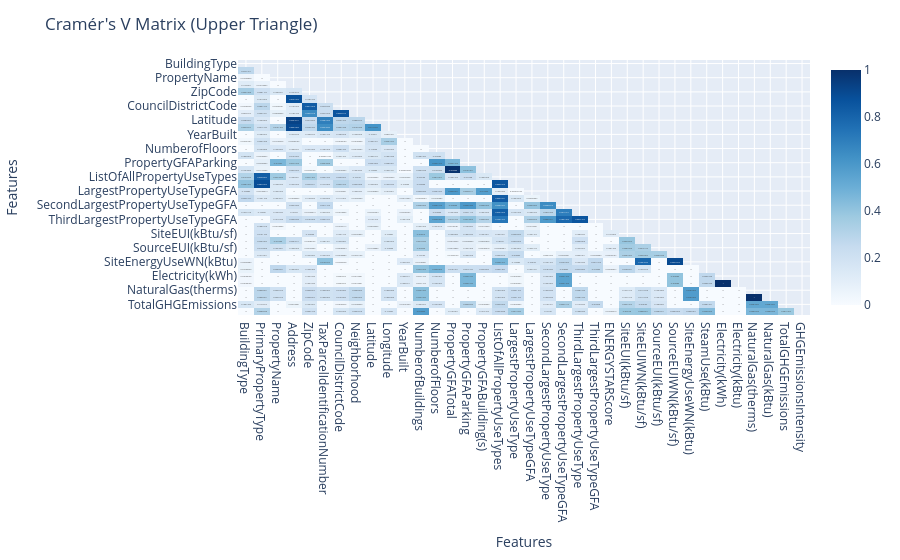

Source (notebook cell):
### Code cell
import numpy as np
import pandas as pd
import plotly.express as px
from scipy.stats import chi2_contingency

def identify_categorical_columns(df):
    return df.select_dtypes(include=['object', 'category']).columns.tolist()

def fill_missing_categorical(df, columns, placeholder='missing'):
    df_filled = df.copy()
    for column in columns:
        df_filled[column] = df_filled[column].fillna(placeholder)
    return df_filled

def cramers_v(confusion_matrix):
    chi2 = chi2_contingency(confusion_matrix)[0]
    n = confusion_matrix.values.sum()  
    phi2 = chi2 / n
    r, k = confusion_matrix.shape
    phi2corr = max(0, phi2 - ((k-1)*(r-1))/(n-1))
    rcorr = r - ((r-1)**2)/(n-1)
    kcorr = k - ((k-1)**2)/(n-1)
    return np.sqrt(phi2corr / min((kcorr-1), (rcorr-1)))

def calculate_cramers_v_matrix(df, columns):
    cramers_v_matrix = pd.DataFrame(index=columns, columns=columns)
    for col1 in columns:
        for col2 in columns:
            if col1 == col2:
                cramers_v_matrix.loc[col1, col2] = 1.0
            else:
                confusion_matrix = pd.crosstab(df[col1], df[col2])
                cramers_v_matrix.loc[col1, col2] = cramers_v(confusion_matrix)
    return cramers_v_matrix.astype(float)

def plot_cramers_v_matrix(cramers_v_matrix):
    mask = np.triu(np.ones_like(cramers_v_matrix, dtype=bool))
    cramers_v_matrix_masked = cramers_v_matrix.mask(mask)
    
    fig = px.imshow(cramers_v_matrix_masked, text_auto=True, aspect="auto", color_continuous_scale='Blues')
    fig.update_layout(title='Cramér\'s V Matrix (Upper Triangle)', xaxis_title='Features', yaxis_title='Features')
    fig.show()

# Cast all columns that are not already strings to strings
def cast_all_columns_to_string(df):
    for col in df.columns:
        if df[col].dtype != 'object':
            df[col] = df[col].astype(str)
    return df

# Filter out columns with only one unique value
def filter_single_value_columns(df):
    return [col for col in df.columns if df[col].nunique() > 1]


# Cast to string
df_cramer = cast_all_columns_to_string(df_cleaned)

# Identify categorical columns
categorical_columns = identify_categorical_columns(df_cramer)
print("Categorical Columns:", categorical_columns)

# Fill missing values in categorical columns
df_cramer = fill_missing_categorical(df_cramer, categorical_columns)
print("Filled DataFrame Columns:", df_cramer.columns)

df_cramer = df_cramer.drop(columns=['SiteEnergyUse(kBtu)'])

# Filter out columns with only one unique value
filtered_columns = filter_single_value_columns(df_cramer)
print("Filtered Columns:", filtered_columns)

# Calculate Cramér's V matrix
cramers_v_matrix = calculate_cramers_v_matrix(df_cramer, filtered_columns)
print("Cramér's V Matrix Columns:", cramers_v_matrix.columns)

# Plot Cramér's V matrix
plot_cramers_v_matrix(cramers_v_matrix)

def get_highly_correlated_features(cramers_v_matrix, threshold=0.8):
    correlated_features = []
    for col in cramers_v_matrix.columns:
        high_corr = cramers_v_matrix[col][cramers_v_matrix[col] > threshold]
        high_corr = high_corr[high_corr.index != col]
        for index, value in high_corr.items():
            correlated_features.append((col, index, value))
    return correlated_features

# Get highly correlated features
threshold = 0.8
highly_correlated_features = get_highly_correlated_features(cramers_v_matrix, threshold)

print("Highly correlated features (above threshold):")
for feature1, feature2, value in highly_correlated_features:
    print(f"{feature1} and {feature2}: {value}")

### Figure 1 — Plotly figure (JSON) as saved in the notebook; plotly's stock layout.template omitted (floating-point values rounded to 4 significant figures; data arrays with more than 128 entries replaced by an {"elided": "..."} marker saying what was removed)
{"data": [{"coloraxis": "coloraxis", "hovertemplate": "x: %{x}<br>y: %{y}<br>color: %{z}<extra></extra>", "name": "0", "texttemplate": "%{z}", "type": "heatmap", "x": ["BuildingType", "PrimaryPropertyType", "PropertyName", "Address", "ZipCode", "TaxParcelIdentificationNumber", "CouncilDistrictCode", "Neighborhood", "Latitude", "Longitude", "YearBuilt", "NumberofBuildings", "NumberofFloors", "PropertyGFATotal", "PropertyGFAParking", "PropertyGFABuilding(s)", "ListOfAllPropertyUseTypes", "LargestPropertyUseType", "LargestPropertyUseTypeGFA", "SecondLargestPropertyUseType", "SecondLargestPropertyUseTypeGFA", "ThirdLargestPropertyUseType", "ThirdLargestPropertyUseTypeGFA", "ENERGYSTARScore", "SiteEUI(kBtu/sf)", "SiteEUIWN(kBtu/sf)", "SourceEUI(kBtu/sf)", "SourceEUIWN(kBtu/sf)", "SiteEnergyUseWN(kBtu)", "SteamUse(kBtu)", "Electricity(kWh)", "Electricity(kBtu)", "NaturalGas(therms)", "NaturalGas(kBtu)", "TotalGHGEmissions", "GHGEmissionsIntensity"], "xaxis": "x", "y": ["BuildingType", "PrimaryPropertyType", "PropertyName", "Address", "ZipCode", "TaxParcelIdentificationNumber", "CouncilDistrictCode", "Neighborhood", "Latitude", "Longitude", "YearBuilt", "NumberofBuildings", "NumberofFloors", "PropertyGFATotal", "PropertyGFAParking", "PropertyGFABuilding(s)", "ListOfAllPropertyUseTypes", "LargestPropertyUseType", "LargestPropertyUseTypeGFA", "SecondLargestPropertyUseType", "SecondLargestPropertyUseTypeGFA", "ThirdLargestPropertyUseType", "ThirdLargestPropertyUseTypeGFA", "ENERGYSTARScore", "SiteEUI(kBtu/sf)", "SiteEUIWN(kBtu/sf)", "SourceEUI(kBtu/sf)", "SourceEUIWN(kBtu/sf)", "SiteEnergyUseWN(kBtu)", "SteamUse(kBtu)", "Electricity(kWh)", "Electricity(kBtu)", "NaturalGas(therms)", "NaturalGas(kBtu)", "TotalGHGEmissions", "GHGEmissionsIntensity"], "yaxis": "y", "z": {"elided": "36x36 float values"}}], "layout": {"coloraxis": {"colorscale": [[0, "rgb(247,251,255)"], [0.125, "rgb(222,235,247)"], [0.25, "rgb(198,219,239)"], [0.375, "rgb(158,202,225)"], [0.5, "rgb(107,174,214)"], [0.625, "rgb(66,146,198)"], [0.75, "rgb(33,113,181)"], [0.875, "rgb(8,81,156)"], [1, "rgb(8,48,107)"]]}, "margin": {"t": 60}, "title": {"text": "Cramér's V Matrix (Upper Triangle)"}, "xaxis": {"anchor": "y", "domain": [0, 1], "title": {"text": "Features"}}, "yaxis": {"anchor": "x", "autorange": "reversed", "domain": [0, 1], "title": {"text": "Features"}}}}
